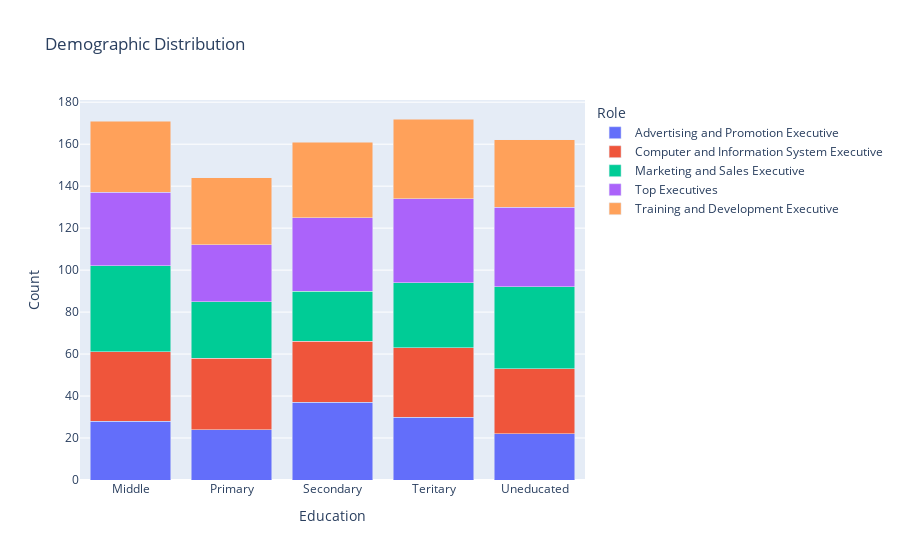

The notebook cell saved with this chart:
### Code cell
# edu.columns = ['Education', 'Count']
# role.columns = ['Role', 'Count']
# lower.columns = ['Lower Income in Dollars', 'Count']
# upper.columns = ['Upper Income in Dollars','Count']
grouped_df = df.groupby(['Education', 'Role']).size().reset_index(name='Count')
stacked_fig = px.bar(grouped_df, x='Education', y='Count', color='Role', title='Demographic Distribution',
                      barmode='stack')
stacked_fig.show()

### Figure 1 — Plotly figure (JSON) as saved in the notebook; plotly's stock layout.template omitted (floating-point values rounded to 4 significant figures)
{"data": [{"alignmentgroup": "True", "hovertemplate": "Role=Advertising and Promotion Executive<br>Education=%{x}<br>Count=%{y}<extra></extra>", "legendgroup": "Advertising and Promotion Executive", "marker": {"color": "#636efa", "pattern": {"shape": ""}}, "name": "Advertising and Promotion Executive", "offsetgroup": "Advertising and Promotion Executive", "orientation": "v", "showlegend": true, "textposition": "auto", "type": "bar", "x": ["Middle", "Primary", "Secondary", "Teritary", "Uneducated"], "xaxis": "x", "y": [28, 24, 37, 30, 22], "yaxis": "y"}, {"alignmentgroup": "True", "hovertemplate": "Role=Computer and Information System Executive<br>Education=%{x}<br>Count=%{y}<extra></extra>", "legendgroup": "Computer and Information System Executive", "marker": {"color": "#EF553B", "pattern": {"shape": ""}}, "name": "Computer and Information System Executive", "offsetgroup": "Computer and Information System Executive", "orientation": "v", "showlegend": true, "textposition": "auto", "type": "bar", "x": ["Middle", "Primary", "Secondary", "Teritary", "Uneducated"], "xaxis": "x", "y": [33, 34, 29, 33, 31], "yaxis": "y"}, {"alignmentgroup": "True", "hovertemplate": "Role=Marketing and Sales Executive<br>Education=%{x}<br>Count=%{y}<extra></extra>", "legendgroup": "Marketing and Sales Executive", "marker": {"color": "#00cc96", "pattern": {"shape": ""}}, "name": "Marketing and Sales Executive", "offsetgroup": "Marketing and Sales Executive", "orientation": "v", "showlegend": true, "textposition": "auto", "type": "bar", "x": ["Middle", "Primary", "Secondary", "Teritary", "Uneducated"], "xaxis": "x", "y": [41, 27, 24, 31, 39], "yaxis": "y"}, {"alignmentgroup": "True", "hovertemplate": "Role=Top Executives<br>Education=%{x}<br>Count=%{y}<extra></extra>", "legendgroup": "Top Executives", "marker": {"color": "#ab63fa", "pattern": {"shape": ""}}, "name": "Top Executives", "offsetgroup": "Top Executives", "orientation": "v", "showlegend": true, "textposition": "auto", "type": "bar", "x": ["Middle", "Primary", "Secondary", "Teritary", "Uneducated"], "xaxis": "x", "y": [35, 27, 35, 40, 38], "yaxis": "y"}, {"alignmentgroup": "True", "hovertemplate": "Role=Training and Development Executive<br>Education=%{x}<br>Count=%{y}<extra></extra>", "legendgroup": "Training and Development Executive", "marker": {"color": "#FFA15A", "pattern": {"shape": ""}}, "name": "Training and Development Executive", "offsetgroup": "Training and Development Executive", "orientation": "v", "showlegend": true, "textposition": "auto", "type": "bar", "x": ["Middle", "Primary", "Secondary", "Teritary", "Uneducated"], "xaxis": "x", "y": [34, 32, 36, 38, 32], "yaxis": "y"}], "layout": {"barmode": "stack", "legend": {"title": {"text": "Role"}, "tracegroupgap": 0}, "title": {"text": "Demographic Distribution"}, "xaxis": {"anchor": "y", "domain": [0, 1], "title": {"text": "Education"}}, "yaxis": {"anchor": "x", "domain": [0, 1], "title": {"text": "Count"}}}}
